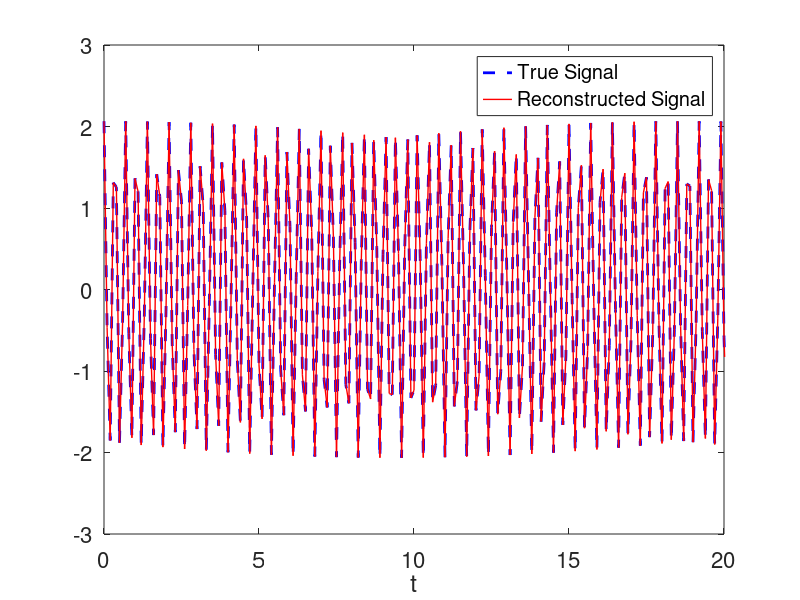

Source code (MATLAB): (Note: this script raises an error after producing the figure.)
% -------------------------------------------------------------------------
% Delay Coordinate Dynamic Mode Decomposition 
%
% This code applies the delay-coordinate DMD approach to scalar time series.
% There are two examples included: one synthetic example generated from a
% simple linear span of sines and cosines with differing frequencies and 
% another from the measurements of the nonlinear oscillations of the Van 
% der Pol oscillator. We further take the SVD of the Hankel matrix 
% associated to the Van der Pol measurements to demonstrate the nearly 
% linear oscillation of the observables coming from the left singular
% vectors in U.
%
% This script accompanies Section 2.1.1 of Computational Methods for
% Dynamical Systems. 
%
% Author: Jason J. Bramburger
% -------------------------------------------------------------------------

% Clean workspace
clear all; close all; clc

%% Simple synthetic example -----------------------------------------------
% Applying delay-cordinate DMD to a simple signal which is a linear 
%  span of sines and cosines with random frequencies between 0 and 20.  

% Generate data
dt = 0.1;
t = 0:dt:40;
numOsc = 2; 
x = zeros(1,length(t));

% Randomize frequencies and choice of sine or cosine
om = randi([0 20],numOsc,1);
sin_or_cos = randi([0 1],numOsc,1);
coeffs = 10*rand(numOsc,1) - 5;

% Create signal: x(t) = c_1*f_1(om_1*t) + c_2*f_2(om_2*t) + ... 
%   f_i are randomized to be either sine or cosine
for i = 1:numOsc
   
    if sin_or_cos(i) == 1
        x = x + coeffs(i)*sin(om(i)*t);
    else
        x = x + coeffs(i)*cos(om(i)*t);
    end
    
end

% Hankel matrix
delays = 2*numOsc; % tau = delays - 1
xd = hankel(x(1:delays+1),x(delays+1:end))';

% x_n+1 = a_1*x_{n - d + 1} + a_2*x_{n - d + 2} ... a_d*x_{n}  
xnp1 = xd(:,delays+1);
xn = xd(:,1:delays);
a = xn\xnp1;

% Create predicted signal
xpred = zeros(length(x),1);
xpred(1:delays) = x(1:delays); %xpred(1) = x(1), ... , xpred(d) = x(d) 

for j = delays+1:length(x)
    for k = 1:delays
       xpred(j) = xpred(j) + a(k)*xpred(j-delays+k-1); 
    end
end

% Plot results
plot(t,x,'b--','LineWidth',2)
hold on
plot(t,xpred,'r','LineWidth',1)
xlabel('t')
set(gca,'Fontsize',16,'Xlim',[0, 20])
legend('True Signal','Reconstructed Signal')

%% Generate Nonlinear Oscillation Example ---------------------------------
% Applying delay-cordinate DMD to the highly nonlinear Van der Pol signal.  

% Clean workspace
clear all; close all; clc

% Simulate ODE
dt = 0.05;
t = 0:dt:200;
x0 = [2; 2];
[t, x] = ode45(@(t,x) VdP(t,x),t,x0);

% Plot solution
subplot(2,1,1) % x(t)
plot(t,x(:,1),'b','Linewidth',2)
xlabel('t')
ylabel('x(t)')
set(gca,'Fontsize',16)
axis tight

subplot(2,1,2) % y(t)
plot(t,x(:,2),'r','Linewidth',2)
xlabel('t')
ylabel('y(t)')
set(gca,'Fontsize',16)
axis tight

%% Time-Delay Coordinate DMD on VdP ---------------------------------------

close all

% Hankel matrix
delays = 1000;
xd = hankel(x(1:delays+1,1),x(delays+1:end,1))';

% x_n+1 = a_1*x_{n - d + 1} + a_2*x_{n - d + 2} ... a_d*x_{n}  
xnp1 = xd(:,delays+1);
xn = xd(:,1:delays);
a = xn\xnp1;

% Create predicted signal
xpred = zeros(length(x(:,1)),1);
xpred(1:delays) = x(1:delays,1); %xpred(1) = x(1), ... , xpred(d) = x(d) 

for j = delays+1:length(x)
    for k = 1:delays
       xpred(j) = xpred(j) + a(k)*xpred(j-delays+k-1); 
    end
end

% Plot results
figure('Position', [100, 500, 700, 250])
plot(t,x(:,1),'b--','LineWidth',2)
hold on
plot(t,xpred,'r','LineWidth',2)
xlabel('$t$','interpreter','latex')
title(['$\tau =$ ', num2str(delays)],'interpreter','latex')
set(gca,'Fontsize',16,'Xlim',[0, t(end)/2],'Ylim',[-2.2, 2.2])
legend('True Signal','Reconstructed Signal')

%% SVD on Hankel Matrix ---------------------------------------------------

close all

% Hankel matrix
delays = 1000;
xd = hankel(x(1:delays,1),x(delays:end,1));

% Apply SVD
[U, S, V] = svd(xd); % SVD of delay matrix

% Plot SVD Results
figure('Position', [100, 500, 700, 500])
subplot(3,1,1) % Singular values
plot(diag(S)/max(diag(S)),'ko','Linewidth',2)
ylabel('$\sigma_j/\sigma_1$','interpreter','latex')
title(['$\tau =$ ', num2str(delays)],'interpreter','latex')
set(gca,'Fontsize',16,'Xlim',[0.9 min(delays+0.1,100+0.1)])

subplot(3,1,2) % Right-singular vectors
plot(t(1:end-delays+1),V(:,1),'r','Linewidth',2)
hold on
plot(t(1:end-delays+1),V(:,2),'b--','Linewidth',2)
xlabel('$t$','interpreter','latex')
set(gca,'Fontsize',16,'Xlim',[0 t(end-delays)])
legend('$v_1(t)$','$v_2(t)$','interpreter','latex')

subplot(3,1,3) % Right-singular vectors
plot(t(1:end-delays+1),V(:,3),'r','Linewidth',2)
hold on
plot(t(1:end-delays+1),V(:,4),'b--','Linewidth',2)
xlabel('$t$','interpreter','latex')
set(gca,'Fontsize',16,'Xlim',[0 t(end-delays)])
legend('$v_3(t)$','$v_4(t)$','interpreter','latex')

%% Time-Delay DMD on Low Rank Approximation of Hankel Matrix --------------

close all

% Find rank with 95% of energy
energy = 0;
energyTotal = sum(diag(S));
r = 0;
while energy <= 0.95
    r = r + 1;
    energy = energy + S(r,r)/energyTotal;
end

% Apply DMD to first r columns of V
X1 = V(1:end-1,1:r)';
X2 = V(2:end,1:r)'; 
[U2, S2, V2] = svd(X1,'econ');
A = U2'*X2*V2*diag(1./diag(S2));

% Plot eigenvalues of A
mu = eig(A);
plot(mu,'.','MarkerSize',10)
xlabel('Real Part','interpreter','latex')
ylabel('Imaginary Part','interpreter','latex')
title('Eigenvalues of the DMD Matrix','interpreter','latex')
set(gca,'Fontsize',16)


%% VdP Right-Hand-Side

function rhs = VdP(t,x)
    rhs = [x(2); -x(1) + 10*(1 - x(1)^2)*x(2)];
end
